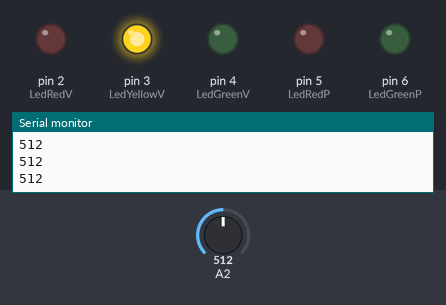
Simulated run of this sketch. Board: Arduino Uno, built with avr-gcc and run on an emulated ATmega328P. Parts: output pins drawn as LEDs (lit = HIGH), the last lines printed to the serial monitor. Dashed ring = blinking. The inputs (shaded band) are chosen by the test bench; at power-on: A2 = 512.

Above: at 1.2 s.
1.3 s: A2 set to 591
2.8 s: A2 set to 606
At 3.6 s:
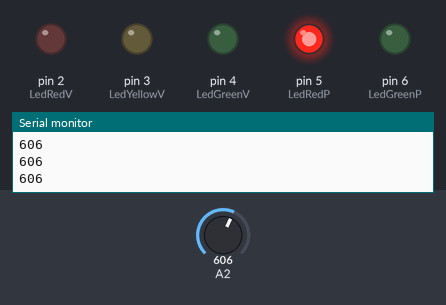
4.3 s: A2 set to 886
5.8 s: A2 set to 916
At 5.9 s:
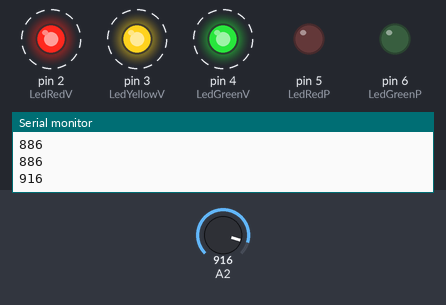
8.8 s: A2 set to 1010
At 10.2 s:
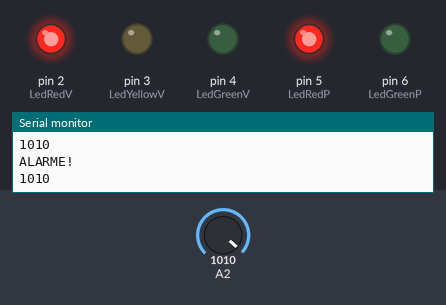
11.8 s: A2 set to 981
At 11.9 s:
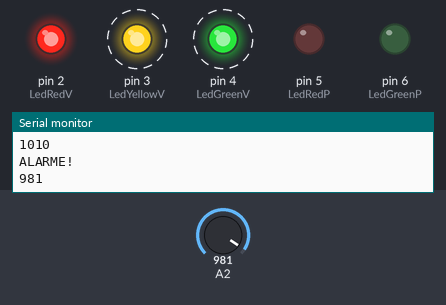
Timing chart, 0 to 15.8 s (numbered marks = the images above; inputs shaded):
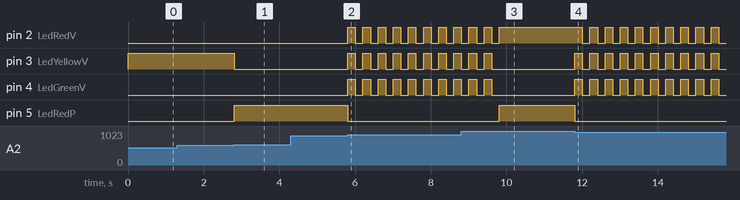

The sketch:

exercicioCp1.ino
```cpp
/*
Sinal analógico: de 0.00 a 5.00v

Conversor Analógico Digital (Analog to Digital Converter - ADC)
(módulo dentro do chip ATMEGA328P)
Converte o valor de tensão dos pinos de A0 a A5 em um valor
decimal de 0 a 1023, por meio da função analogRead()
*/

/*
Questão 01 (0.50 ponto) – Configuração de dispositivos
• Analise o diagrama proposto e utilize a diretiva #define para atribuir nomes aos pinos de I/O dos botões e dos
LEDs.
• Utilize a função pinMode para configurar o sentido dos pinos (Utilize INPUT_PULLUP nos pinos dos botões).
• Habilite o monitor Serial com velocidade de 9600 bits/s.
• Escreva uma mensagem inicial no Monitor Serial, com os RMs dos integrantes do grupo.
*/
#define Bt1 8
#define Bt2 9
#define Bt3 10
#define LedRedV 2
#define LedYellowV 3
#define LedGreenV 4
#define LedRedP 5
#define LedGreenP 6


void setup() {
  Serial.begin(9600); // Habilita comunicação serial do Arduino
  // Baud Rate 9600 bits/s

  pinMode(Bt1, INPUT);
  pinMode(Bt2, INPUT);
  pinMode(Bt3, INPUT);

  pinMode(LedRedV, OUTPUT);
  pinMode(LedYellowV , OUTPUT);
  pinMode(LedGreenV , OUTPUT);
  pinMode(LedRedP , OUTPUT);
  pinMode(LedGreenP, OUTPUT);

  Serial.println("RM555678");
}

void loop() {


  //fasesJuntas();
  Q3();
}

/*
Questão 02 (2.50 pontos)
Simule um semáforo, utilizando os cinco LEDs (três para veículos e dois para pedestres).
• Fase 01 (duração de 5 segundos): Verde para veículos. Vermelho para pedestres.
• Fase 02 (duração de 2 segundos): Amarelo para veículos. Vermelho para pedestres.
• Fase 03 (duração de 5 segundos): Vermelho para veículos. Verde para pedestres.
• Fase 04 (duração de 3 segundos): Vermelho para veículos. Vermelho piscante para pedestres.
*/
void fase01(){
  digitalWrite(LedGreenV, HIGH);
  digitalWrite(LedRedP, HIGH);

  delay(5000);

  digitalWrite(LedGreenV, LOW);
  digitalWrite(LedRedP, LOW);
}

void fase02(){
  digitalWrite(LedYellowV, HIGH);
  digitalWrite(LedRedP, HIGH);

  delay(2000);

  digitalWrite(LedYellowV, LOW);
  digitalWrite(LedRedP, LOW);
}

void fase03(){
  digitalWrite(LedRedV, HIGH);
  digitalWrite(LedGreenP, HIGH);

  delay(5000);

  digitalWrite(LedRedV, LOW);
  digitalWrite(LedGreenP, LOW);
}

void fase04(){
  digitalWrite(LedRedV, HIGH);

  for(int i=0; i<10; i++){
    digitalWrite(LedRedP, HIGH);
    delay(200);
    digitalWrite(LedRedP, LOW);
    delay(200);
  }

  delay(3000);

  digitalWrite(LedRedV, LOW);
}

void fasesJuntas(){
  fase01();
  fase02();
  fase03();
  fase04();
}

/*
Questão 03 (2.00 pontos)
Leia o valor da entrada analógica e armazene em uma variável "int". Se o valor lido estiver:
• Abaixo de 300 ---> somente o LED verde da direita acende.
• Maior ou igual a 300, porém menor que 600 ---> somente o LED amarelo acende.
• Maior ou igual a 600, porém menor que 900 ---> somente o LED vermelho da direita acende.
• Maior ou igual a 900, porém menor que 1000 ---> LEDs vermelho, amarelo e verde piscam.
• Se o valor ultrapassar o 1000, os dois LEDs vermelhos piscam e o monitor Serial informa "Alarme!”
• O sistema só voltará a funcionar quando o botão RESET for pressionado ou o sistema for reiniciado.
• O monitor Serial deve apresentar o valor da variável monitorada.
*/
int valor;
void Q3(){
  valor = analogRead(A2);
  Serial.println(valor);

  if(valor < 300){
    digitalWrite(LedYellowV, LOW);
    digitalWrite(LedRedP, LOW);
    digitalWrite(LedGreenP, HIGH);
  }else if(valor >= 300 & valor < 600){
    digitalWrite(LedGreenP, LOW);
    digitalWrite(LedYellowV, HIGH);
  }else if(valor >= 600 & valor < 900){
    digitalWrite(LedYellowV, LOW);
    digitalWrite(LedRedP, HIGH);
  }else if(valor >= 900 & valor < 1000){
    for (int i = 0; i < 10; i++){
      digitalWrite(LedRedP, LOW);
      digitalWrite(LedRedV, HIGH);
      digitalWrite(LedYellowV, HIGH);
      digitalWrite(LedGreenV, HIGH);

      delay(200);

      digitalWrite(LedRedV, LOW);
      digitalWrite(LedYellowV, LOW);
      digitalWrite(LedGreenV, LOW);

      delay(200);
    }
  }else if(valor > 1000){
    digitalWrite(LedRedV, HIGH);
    digitalWrite(LedRedP, HIGH);

    Serial.println("ALARME!");
  }
}


/*
Questão 04 (2.00 pontos)
• Crie duas variáveis: limite_inf = 300 e limite_sup = 850
• Leia o valor da entrada analógica e armazene em uma variável int, chamada "VALOR" (0 a 1023).
• Condição 1 (inicial): Dois LEDs devem acender se VALOR ultrapassar o limite_sup.
• Condição 2: Uma vez ultrapassado o limite_sup, os dois LEDs só apagarão se o limite_inf for atingido.
• Condição 3: Os LEDs só voltam a acender, se o limite_sup for atingido novamente.
*/


/*
Questão 05 (3.00 pontos)
• Quando o Arduino detectar que o estado do botão 1 passou de ligado para desligado, os dois LEDs verdes
devem acender.
• Quando o Arduino detectar que o estado do botão 2 passou de ligado para desligado, os LEDs vermelhos
começam a piscar. Os verdes apagam.
• Quando o Arduino detectar que o estado do botão 3 passou de ligado para desligado, os LEDs vermelhos
apagam. Ciclo reinicia.
*/


/*
  EXEMPLO EM SALA DO PROFESSOR SOBRE POTENCIOMENTRO
*/
void exemploPotenciometro(){
  valor = analogRead(A2); // Ligação do potenciometro

  if(valor > 950) digitalWrite(LedGreenP, HIGH);
  else digitalWrite(LedGreenP, LOW);

  Serial.println(valor);
  delay(1000);
}
```

Measured:
- the behaviour switches between 599 and 600 on A2 (found by bisection; images 0 and 1)
- the behaviour switches between 899 and 900 on A2 (found by bisection; images 1 and 2)
- the behaviour switches between 1000 and 999 on A2 (found by bisection; images 3 and 4)
- after the input at 2.8 s, pin 3 (LedYellowV): HIGH → LOW at once; pin 5 (LedRedP): LOW → HIGH at once
- after the input at 5.8 s, pin 2 (LedRedV), pin 3 (LedYellowV), pin 4 (LedGreenV): alternates HIGH for 0.20 s and LOW for 0.20 s, starting at once; pin 5 (LedRedP): HIGH → LOW at once
- after the input at 8.8 s, pin 2 (LedRedV): goes on until 9.8 s, then stays HIGH; pin 3 (LedYellowV), pin 4 (LedGreenV): goes on until 9.6 s, then stays LOW; pin 5 (LedRedP): LOW → HIGH after 1.0 s
- after the input at 11.8 s, pin 2 (LedRedV): alternates HIGH for 0.20 s and LOW for 0.20 s, starting after 0.21 s; pin 3 (LedYellowV), pin 4 (LedGreenV): alternates HIGH for 0.20 s and LOW for 0.20 s, starting at once; pin 5 (LedRedP): HIGH → LOW at once
